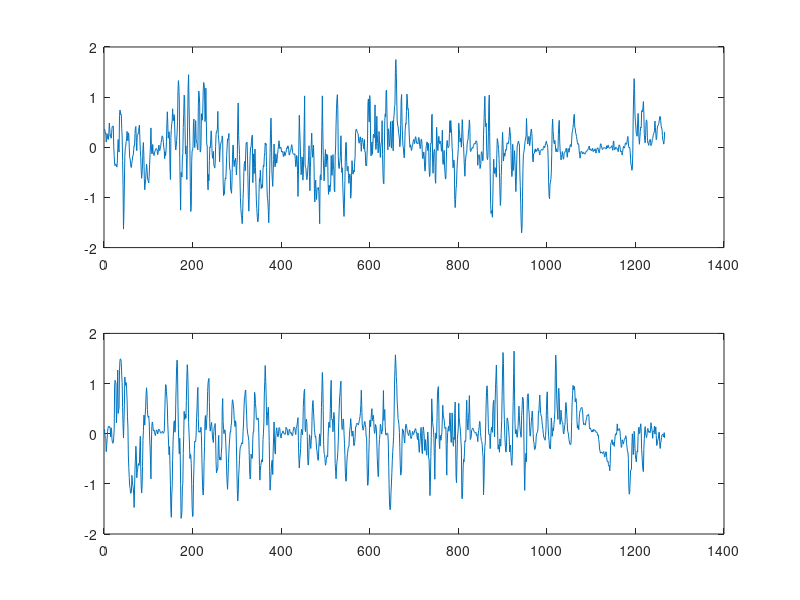
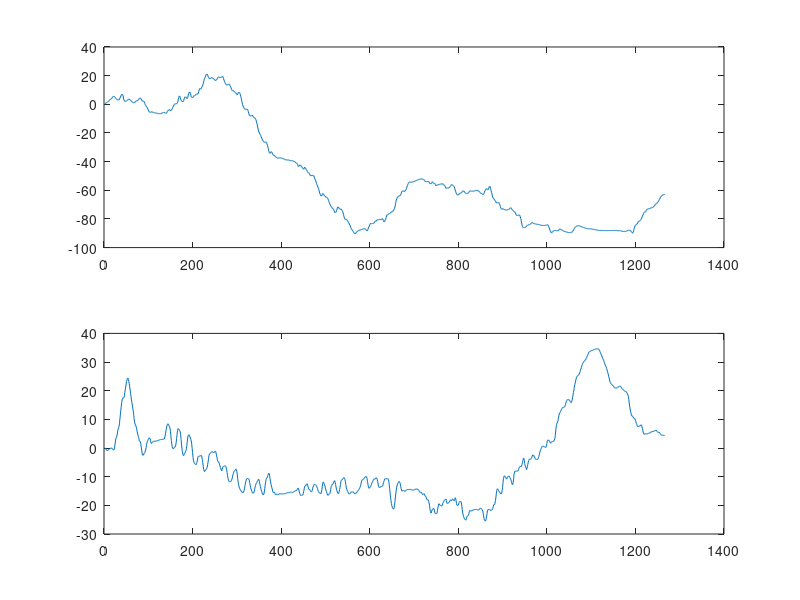
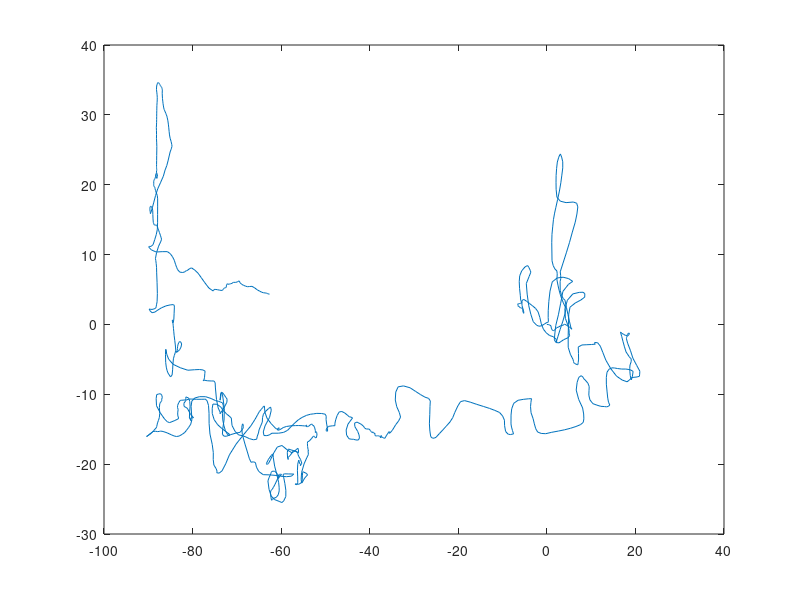

These charts were generated, in order, by the following MATLAB code:
clear all;
close all;

M = csvread('samples2.txt');
v_lr = M(:, 1) ./ 200;
v_fb = M(:, 2) ./ 200;

figure(1)
subplot(211)
plot(v_lr)
subplot(212)
plot(v_fb)

%%

x = [0];
for i = 2:length(v_lr)
    x(i) = x(i-1) + v_lr(i);
end

y = [0];
for i = 2:length(v_fb)
    y(i) = y(i-1) + v_fb(i);
end

figure(2)
subplot(211)
plot(x)
subplot(212)
plot(y)

figure(3)
plot(x, y)
